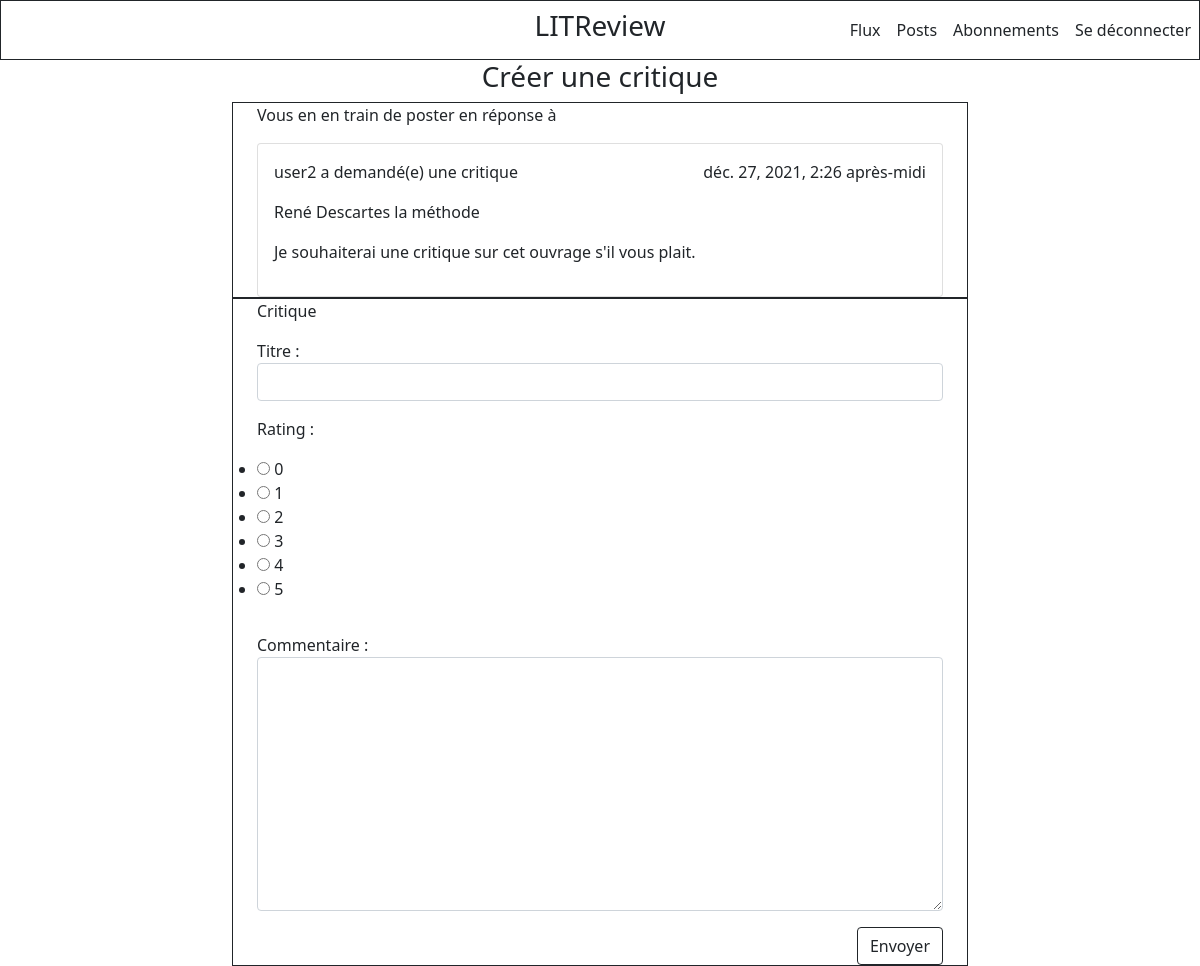
Screenshot of /ticket/18/ (signed in) with the database file from the repository.
### content/models.py (models this page shows, shortened)
class Ticket(models.Model):
    title = models.CharField(max_length=128)
    description = models.TextField(max_length=2048, blank=True)
    user = models.ForeignKey(to=settings.AUTH_USER_MODEL, on_delete=models.CASCADE)
    time_created = models.DateTimeField(auto_now_add=True)

### accounts/models.py (models this page shows)
class User(AbstractUser):
    class Meta:
        abstract = False

### content/views.py (the view)
# urls.py: path("ticket/<int:ticket_id>/", views.ticket_detail, name="ticket_detail"),
@login_required
def ticket_detail(request, ticket_id):
    ticket = Ticket.objects.get(id=ticket_id)
    if request.method == "POST":
        form = ReviewForm(request.POST)
        if form.is_valid():
            review = Review.objects.create(
                user_id=request.user.pk,
                headline=form.cleaned_data.get("headline"),
                rating=form.cleaned_data.get("rating"),
                body=form.cleaned_data.get("body"),
                ticket=ticket,
            )
            return redirect("content:flux")
    else:
        form = ReviewForm()
    context = {"ticket": ticket, "form": form}
    return render(request, "content/ticket_detail.html", context)

### content/forms.py
class ReviewForm(forms.ModelForm):
    headline = forms.CharField(
        label="Titre",
        widget=forms.TextInput(
            attrs={
                "class": "form-control",
            }
        ),
    )
    rating = forms.ChoiceField(
        choices=[(i, i) for i in range(0, 6)], widget=forms.RadioSelect()
    )
    body = forms.CharField(
        label="Commentaire",
        widget=forms.Textarea(
            attrs={
                "class": "form-control",
            }
        ),
        required=False,
    )
    class Meta:
        model = Review
        fields = ["headline", "rating", "body"]

### content/Templates/content/ticket_detail.html (shortened to what this page needs)
{% extends 'base.html' %}
{% block content_box_3 %}
<div class="box_3">
     <div class="container">
         <div class="row">
             <div class="col-md-8 mx-auto">
                <form method="post", action="">
                   <h3 class="mx-auto" style="width: 400px;">
                       Créer une critique
                   </h3>
                    <div class="container border border-dark">
                        <p>Vous en en train de poster en réponse à</p>
                         <div class="card">
              <div class="card-body">
                <p class="card-text">{{ ticket.user }} a demandé(e) une critique <span style="float:right;">{{ ticket.time_created }}</span></p>
                <p class="card-text">{{ ticket.title }}</p>
                <p class="card-text">{{ ticket.description }}</p>
              </div>
            </div>
                    </div>
                    <div class="container border border-dark">
                        <p>Critique</p>
                        <div class="row">{{ form.as_p }}</div>
                        <div class="d-grid gap-2 d-md-flex justify-content-md-end">
                            <input type="submit" class="btn btn-outline-dark" value="Envoyer">
                        </div>
                    </div>
                </form>
             </div>
         </div>
     </div>
</div>
{% endblock content_box_3 %}

### LITReview/static/css/style.css (style rules this page uses)
h3, input { text-align: center; }
::placeholder { color: black; }

### rows the page displays
Ticket: user "user2", time_created "déc. 27, 2021, 2:26 après-midi", title "René Descartes la méthode", description "Je souhaiterai une critique sur cet ouvrage s'il vous plait."
